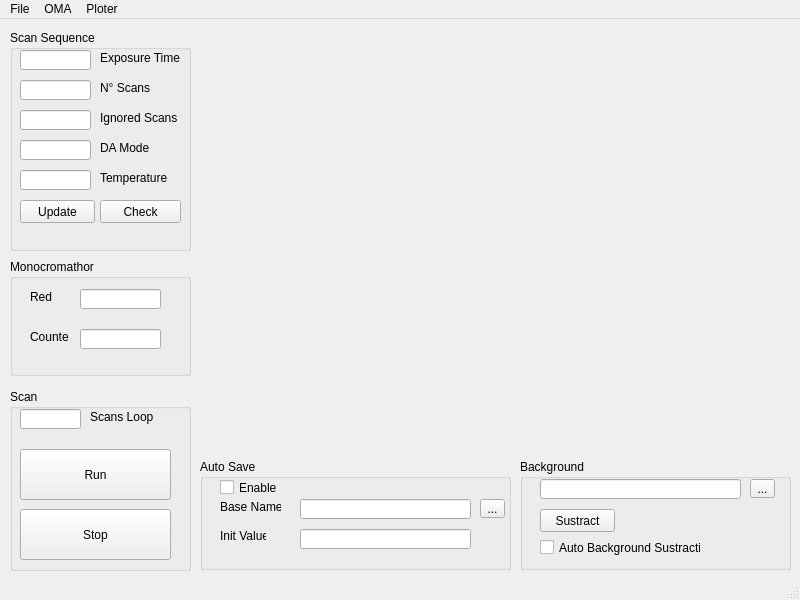
<?xml version="1.0" encoding="UTF-8"?>
<ui version="4.0">
 <class>OMAIII</class>
 <widget class="QMainWindow" name="OMAIII">
  <property name="windowModality">
   <enum>Qt::ApplicationModal</enum>
  </property>
  <property name="geometry">
   <rect>
    <x>0</x>
    <y>0</y>
    <width>800</width>
    <height>600</height>
   </rect>
  </property>
  <property name="sizePolicy">
   <sizepolicy hsizetype="Fixed" vsizetype="Fixed">
    <horstretch>0</horstretch>
    <verstretch>0</verstretch>
   </sizepolicy>
  </property>
  <property name="windowTitle">
   <string>OMAIII - Data Adquisitor</string>
  </property>
  <widget class="QWidget" name="main">
   <widget class="QWidget" name="Plot" native="true">
    <property name="geometry">
     <rect>
      <x>210</x>
      <y>10</y>
      <width>589</width>
      <height>431</height>
     </rect>
    </property>
    <property name="sizePolicy">
     <sizepolicy hsizetype="Expanding" vsizetype="Expanding">
      <horstretch>0</horstretch>
      <verstretch>0</verstretch>
     </sizepolicy>
    </property>
   </widget>
   <widget class="QGroupBox" name="ScanSequence">
    <property name="geometry">
     <rect>
      <x>10</x>
      <y>11</y>
      <width>181</width>
      <height>221</height>
     </rect>
    </property>
    <property name="title">
     <string>Scan Sequence</string>
    </property>
    <widget class="QLabel" name="lbl_detectortemp">
     <property name="geometry">
      <rect>
       <x>90</x>
       <y>140</y>
       <width>71</width>
       <height>16</height>
      </rect>
     </property>
     <property name="text">
      <string>Temperature</string>
     </property>
     <property name="buddy">
      <cstring>le_detectortemp</cstring>
     </property>
    </widget>
    <widget class="QPushButton" name="btn_update">
     <property name="geometry">
      <rect>
       <x>10</x>
       <y>170</y>
       <width>75</width>
       <height>23</height>
      </rect>
     </property>
     <property name="text">
      <string>Update</string>
     </property>
    </widget>
    <widget class="QLineEdit" name="le_detectortemp">
     <property name="geometry">
      <rect>
       <x>10</x>
       <y>140</y>
       <width>71</width>
       <height>20</height>
      </rect>
     </property>
    </widget>
    <widget class="QLineEdit" name="le_damode">
     <property name="geometry">
      <rect>
       <x>10</x>
       <y>110</y>
       <width>71</width>
       <height>20</height>
      </rect>
     </property>
    </widget>
    <widget class="QLineEdit" name="le_ignoredscans">
     <property name="geometry">
      <rect>
       <x>10</x>
       <y>80</y>
       <width>71</width>
       <height>20</height>
      </rect>
     </property>
    </widget>
    <widget class="QLineEdit" name="le_scansnumber">
     <property name="enabled">
      <bool>true</bool>
     </property>
     <property name="geometry">
      <rect>
       <x>10</x>
       <y>50</y>
       <width>71</width>
       <height>20</height>
      </rect>
     </property>
    </widget>
    <widget class="QLineEdit" name="le_exposuretime">
     <property name="geometry">
      <rect>
       <x>10</x>
       <y>20</y>
       <width>71</width>
       <height>20</height>
      </rect>
     </property>
    </widget>
    <widget class="QLabel" name="lbl_exposuretime">
     <property name="geometry">
      <rect>
       <x>90</x>
       <y>20</y>
       <width>81</width>
       <height>16</height>
      </rect>
     </property>
     <property name="text">
      <string>Exposure Time</string>
     </property>
     <property name="buddy">
      <cstring>le_exposuretime</cstring>
     </property>
    </widget>
    <widget class="QLabel" name="lblscannumber">
     <property name="geometry">
      <rect>
       <x>90</x>
       <y>50</y>
       <width>61</width>
       <height>16</height>
      </rect>
     </property>
     <property name="text">
      <string>N° Scans</string>
     </property>
     <property name="buddy">
      <cstring>le_scansnumber</cstring>
     </property>
    </widget>
    <widget class="QLabel" name="lbl_ignoredscans">
     <property name="geometry">
      <rect>
       <x>90</x>
       <y>80</y>
       <width>81</width>
       <height>16</height>
      </rect>
     </property>
     <property name="text">
      <string>Ignored Scans</string>
     </property>
     <property name="buddy">
      <cstring>le_ignoredscans</cstring>
     </property>
    </widget>
    <widget class="QLabel" name="lbl_damode">
     <property name="geometry">
      <rect>
       <x>90</x>
       <y>110</y>
       <width>51</width>
       <height>16</height>
      </rect>
     </property>
     <property name="text">
      <string>DA Mode</string>
     </property>
     <property name="buddy">
      <cstring>le_damode</cstring>
     </property>
    </widget>
    <widget class="QPushButton" name="btn_check">
     <property name="geometry">
      <rect>
       <x>90</x>
       <y>170</y>
       <width>81</width>
       <height>23</height>
      </rect>
     </property>
     <property name="text">
      <string>Check</string>
     </property>
    </widget>
   </widget>
   <widget class="QGroupBox" name="AutoSave">
    <property name="geometry">
     <rect>
      <x>200</x>
      <y>440</y>
      <width>311</width>
      <height>111</height>
     </rect>
    </property>
    <property name="title">
     <string>Auto Save</string>
    </property>
    <widget class="QLabel" name="lbl_basename">
     <property name="geometry">
      <rect>
       <x>20</x>
       <y>40</y>
       <width>61</width>
       <height>16</height>
      </rect>
     </property>
     <property name="text">
      <string>Base Name</string>
     </property>
     <property name="buddy">
      <cstring>le_basename</cstring>
     </property>
    </widget>
    <widget class="QLabel" name="lbl_initvalue">
     <property name="geometry">
      <rect>
       <x>20</x>
       <y>70</y>
       <width>46</width>
       <height>13</height>
      </rect>
     </property>
     <property name="text">
      <string>Init Value</string>
     </property>
     <property name="buddy">
      <cstring>le_initvalue</cstring>
     </property>
    </widget>
    <widget class="QLineEdit" name="le_basename">
     <property name="geometry">
      <rect>
       <x>100</x>
       <y>40</y>
       <width>171</width>
       <height>20</height>
      </rect>
     </property>
    </widget>
    <widget class="QLineEdit" name="le_initvalue">
     <property name="geometry">
      <rect>
       <x>100</x>
       <y>70</y>
       <width>171</width>
       <height>20</height>
      </rect>
     </property>
    </widget>
    <widget class="QCheckBox" name="chk_autosave">
     <property name="geometry">
      <rect>
       <x>20</x>
       <y>20</y>
       <width>70</width>
       <height>17</height>
      </rect>
     </property>
     <property name="text">
      <string>Enable</string>
     </property>
    </widget>
    <widget class="QToolButton" name="tlb_basename">
     <property name="geometry">
      <rect>
       <x>280</x>
       <y>40</y>
       <width>25</width>
       <height>19</height>
      </rect>
     </property>
     <property name="text">
      <string>...</string>
     </property>
    </widget>
   </widget>
   <widget class="QGroupBox" name="Scan">
    <property name="geometry">
     <rect>
      <x>10</x>
      <y>370</y>
      <width>181</width>
      <height>182</height>
     </rect>
    </property>
    <property name="sizePolicy">
     <sizepolicy hsizetype="Fixed" vsizetype="Fixed">
      <horstretch>0</horstretch>
      <verstretch>0</verstretch>
     </sizepolicy>
    </property>
    <property name="title">
     <string>Scan</string>
    </property>
    <widget class="QPushButton" name="btn_run">
     <property name="geometry">
      <rect>
       <x>10</x>
       <y>60</y>
       <width>151</width>
       <height>51</height>
      </rect>
     </property>
     <property name="text">
      <string>Run</string>
     </property>
    </widget>
    <widget class="QPushButton" name="btn_stop">
     <property name="geometry">
      <rect>
       <x>10</x>
       <y>120</y>
       <width>151</width>
       <height>51</height>
      </rect>
     </property>
     <property name="text">
      <string>Stop</string>
     </property>
    </widget>
    <widget class="QLineEdit" name="le_scannumbers">
     <property name="geometry">
      <rect>
       <x>10</x>
       <y>20</y>
       <width>61</width>
       <height>20</height>
      </rect>
     </property>
    </widget>
    <widget class="QLabel" name="lb_scannumbers">
     <property name="geometry">
      <rect>
       <x>80</x>
       <y>20</y>
       <width>91</width>
       <height>16</height>
      </rect>
     </property>
     <property name="text">
      <string>Scans Loop</string>
     </property>
    </widget>
   </widget>
   <widget class="QGroupBox" name="groupBox">
    <property name="geometry">
     <rect>
      <x>10</x>
      <y>240</y>
      <width>181</width>
      <height>117</height>
     </rect>
    </property>
    <property name="title">
     <string>Monocromathor</string>
    </property>
    <widget class="QLabel" name="lbl_red">
     <property name="geometry">
      <rect>
       <x>20</x>
       <y>30</y>
       <width>31</width>
       <height>16</height>
      </rect>
     </property>
     <property name="text">
      <string>Red</string>
     </property>
     <property name="buddy">
      <cstring>le_red</cstring>
     </property>
    </widget>
    <widget class="QLabel" name="lbl_counter">
     <property name="geometry">
      <rect>
       <x>20</x>
       <y>70</y>
       <width>39</width>
       <height>16</height>
      </rect>
     </property>
     <property name="text">
      <string>Counter</string>
     </property>
     <property name="buddy">
      <cstring>le_counter</cstring>
     </property>
    </widget>
    <widget class="QLineEdit" name="le_red">
     <property name="geometry">
      <rect>
       <x>70</x>
       <y>30</y>
       <width>81</width>
       <height>20</height>
      </rect>
     </property>
    </widget>
    <widget class="QLineEdit" name="le_counter">
     <property name="geometry">
      <rect>
       <x>70</x>
       <y>70</y>
       <width>81</width>
       <height>20</height>
      </rect>
     </property>
    </widget>
   </widget>
   <widget class="QGroupBox" name="Background">
    <property name="geometry">
     <rect>
      <x>520</x>
      <y>440</y>
      <width>271</width>
      <height>111</height>
     </rect>
    </property>
    <property name="title">
     <string>Background</string>
    </property>
    <widget class="QPushButton" name="btn_sustractbkg">
     <property name="geometry">
      <rect>
       <x>20</x>
       <y>50</y>
       <width>75</width>
       <height>23</height>
      </rect>
     </property>
     <property name="text">
      <string>Sustract</string>
     </property>
    </widget>
    <widget class="QLineEdit" name="le_selectedbkg">
     <property name="geometry">
      <rect>
       <x>20</x>
       <y>20</y>
       <width>201</width>
       <height>20</height>
      </rect>
     </property>
    </widget>
    <widget class="QToolButton" name="tlb_selectbkg">
     <property name="geometry">
      <rect>
       <x>230</x>
       <y>20</y>
       <width>25</width>
       <height>19</height>
      </rect>
     </property>
     <property name="text">
      <string>...</string>
     </property>
    </widget>
    <widget class="QCheckBox" name="chk_autobkgsus">
     <property name="geometry">
      <rect>
       <x>20</x>
       <y>80</y>
       <width>161</width>
       <height>17</height>
      </rect>
     </property>
     <property name="text">
      <string>Auto Background Sustraction</string>
     </property>
    </widget>
   </widget>
  </widget>
  <widget class="QMenuBar" name="menubar">
   <property name="geometry">
    <rect>
     <x>0</x>
     <y>0</y>
     <width>800</width>
     <height>21</height>
    </rect>
   </property>
   <widget class="QMenu" name="menuFile">
    <property name="title">
     <string>File</string>
    </property>
    <addaction name="actionSave"/>
    <addaction name="actionQuit"/>
    <addaction name="actionSort"/>
   </widget>
   <widget class="QMenu" name="menuOMA">
    <property name="title">
     <string>OMA</string>
    </property>
    <addaction name="actionSetup"/>
   </widget>
   <widget class="QMenu" name="menuPloter">
    <property name="title">
     <string>Ploter</string>
    </property>
    <addaction name="actionIniciar"/>
   </widget>
   <addaction name="menuFile"/>
   <addaction name="menuOMA"/>
   <addaction name="menuPloter"/>
  </widget>
  <widget class="QStatusBar" name="statusbar">
   <property name="sizeGripEnabled">
    <bool>true</bool>
   </property>
  </widget>
  <action name="actionQuit">
   <property name="text">
    <string>Quit</string>
   </property>
  </action>
  <action name="actionSetup">
   <property name="text">
    <string>Setup RS232</string>
   </property>
  </action>
  <action name="actionSave">
   <property name="text">
    <string>Save</string>
   </property>
  </action>
  <action name="actionSort">
   <property name="text">
    <string>Sort...</string>
   </property>
  </action>
  <action name="actionIniciar">
   <property name="text">
    <string>Iniciar</string>
   </property>
  </action>
 </widget>
 <tabstops>
  <tabstop>le_exposuretime</tabstop>
  <tabstop>le_scansnumber</tabstop>
  <tabstop>le_ignoredscans</tabstop>
  <tabstop>le_damode</tabstop>
  <tabstop>le_detectortemp</tabstop>
  <tabstop>btn_update</tabstop>
  <tabstop>btn_run</tabstop>
  <tabstop>btn_stop</tabstop>
 </tabstops>
 <resources/>
 <connections/>
</ui>
